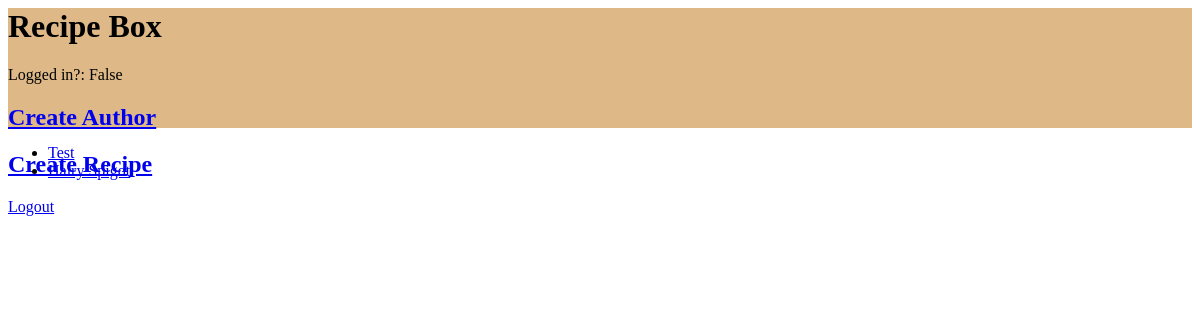
The app's page /, older data.
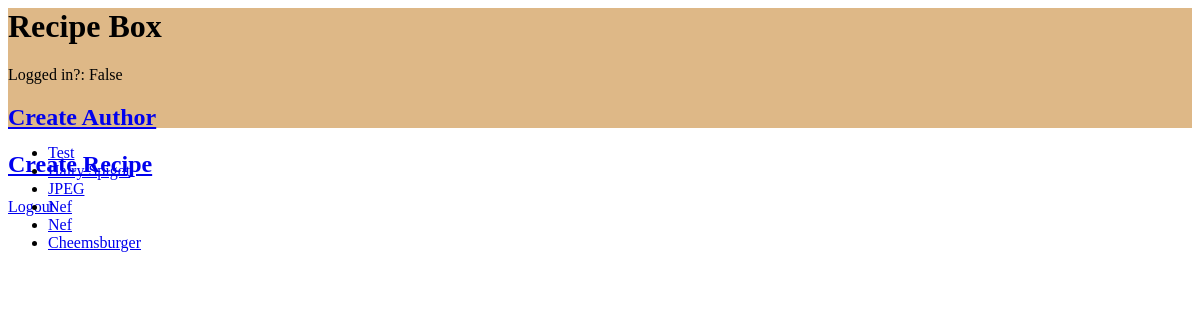
The same page, newer data.
### recipe_app/models.py (models this page shows, shortened)
class Recipe(models.Model):
    title = models.CharField(max_length=50)
    time_required = models.CharField(max_length=20)
    description = models.TextField()
    instructions = models.TextField()
    author = models.ForeignKey(Author, on_delete=models.CASCADE)

### recipe_app/views.py (the view)
# urls.py: path('', views.index, name='home'),
def index(request):
    authors = Author.objects.all()
    recipes = Recipe.objects.all()
    return render(request, 'index.html', {'authors': authors, 'recipes': recipes})

### recipe_app/templates/index.html
<html>
<head>
    {% load static %}
    <link rel="stylesheet" type="text/css" href="{% static "homepage.css" %}">
</head>
<body>
    <div class="head-nav">
        <h1 class="home-title">Recipe Box</h1>
        <div class="create-bar">
            <p>Logged in?: {{ request.user.is_authenticated}}</p>
            <h2><a href="/author_form/">Create Author</a></h2>
            <h2><a href="/recipe_form/">Create Recipe</a></h2>
            <p><a href="/logout/">Logout</a></p>
        </div>
    </div>
    <ul>
        {% for r in recipes %}
            <li><a href="recipe/{{r.id}}">{{r.title}}</a></li>
        {% endfor %}
    </ul>
</body>
</html>

### recipe_app/static/homepage.css (style rules this page uses)
.head-nav { width: 100%; height: 120px; display: block; background-color: burlywood; }

Row changes from the older to the newer data that the page shows:
added Recipe: title "JPEG"
added Recipe: title "Nef"
added Recipe: title "Nef"
added Recipe: title "Cheemsburger"
